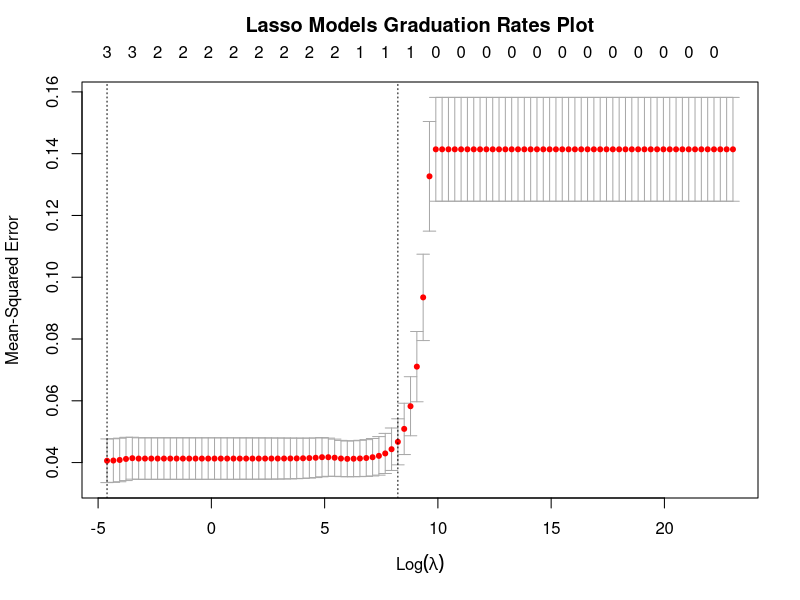

This figure's R source: (Note: this script raises an error after producing the figure.)
library(glmnet)

# read in data
train_data <- read.csv("data/cleaned-data/train-clean-data-w-grad-rate.csv")
test_data <- read.csv("data/cleaned-data/test-clean-data-w-grad-rate.csv")
full_data <- read.csv("data/cleaned-data/clean-data-w-grad-rate.csv")

train_data <- train_data[,-1]
train_data[, c("UNITID", "INSTNM", "STABBR", "CITY", "ZIP")] <- NULL

test_data <- test_data[,-1]
test_data[, c("UNITID", "INSTNM", "STABBR", "CITY", "ZIP")] <- NULL

full_data <- full_data[,-1]
full_data[, c("UNITID", "INSTNM", "STABBR", "CITY", "ZIP")] <- NULL

### TRAIN ###
train_x <- as.matrix(train_data[,-19])
train_y <- train_data$C100_4
grid <- 10^seq(10, -2, length = 100)
set.seed(100)
lasso.mod <- cv.glmnet(train_x, train_y, intercept = FALSE, standardize = FALSE, lambda = grid, alpha = 1)

# save plot
png("images/lasso-grad-rate-models-plot.png")
plot(lasso.mod)
title("Lasso Models Graduation Rates Plot", line=2.5)
dev.off()

# model selection
min_lambda <- lasso.mod$lambda.min
best_fit <- glmnet(train_x, train_y, intercept = FALSE, standardize = FALSE, lambda = min_lambda, alpha = 1)

### TEST ###
test_x <- as.matrix(test_data[,-19])
target_y <- test_data$C100_4
# test set prediction -- MSE
lasso.pred <- predict(best_fit, newx = test_x)
lasso_test_mse <- mean((lasso.pred - target_y)^2)

### FULL DATASET ###
full_x <- as.matrix(full_data[,-19])
full_y <- full_data$C100_4

official_fit <- glmnet(full_x, full_y, intercept = FALSE, standardize = FALSE, lambda = min_lambda, alpha = 1)
lasso_official_coef <- coef(official_fit)

# save RData
save(lasso.mod, min_lambda, lasso_test_mse, lasso_official_coef, file = "data/regressions/lasso-grad-rate-models.RData")
